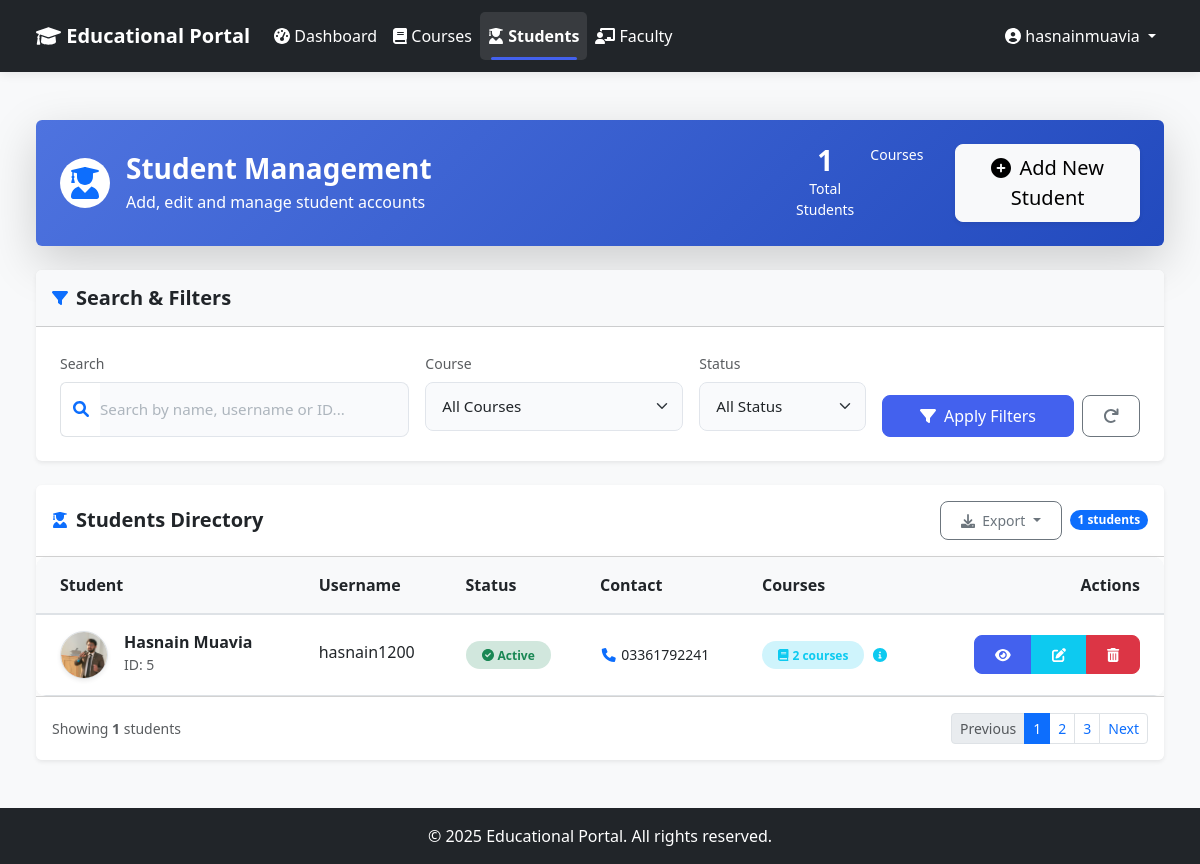
/admin-dashboard/students/ (signed in), run on an earlier commit of the app's database.
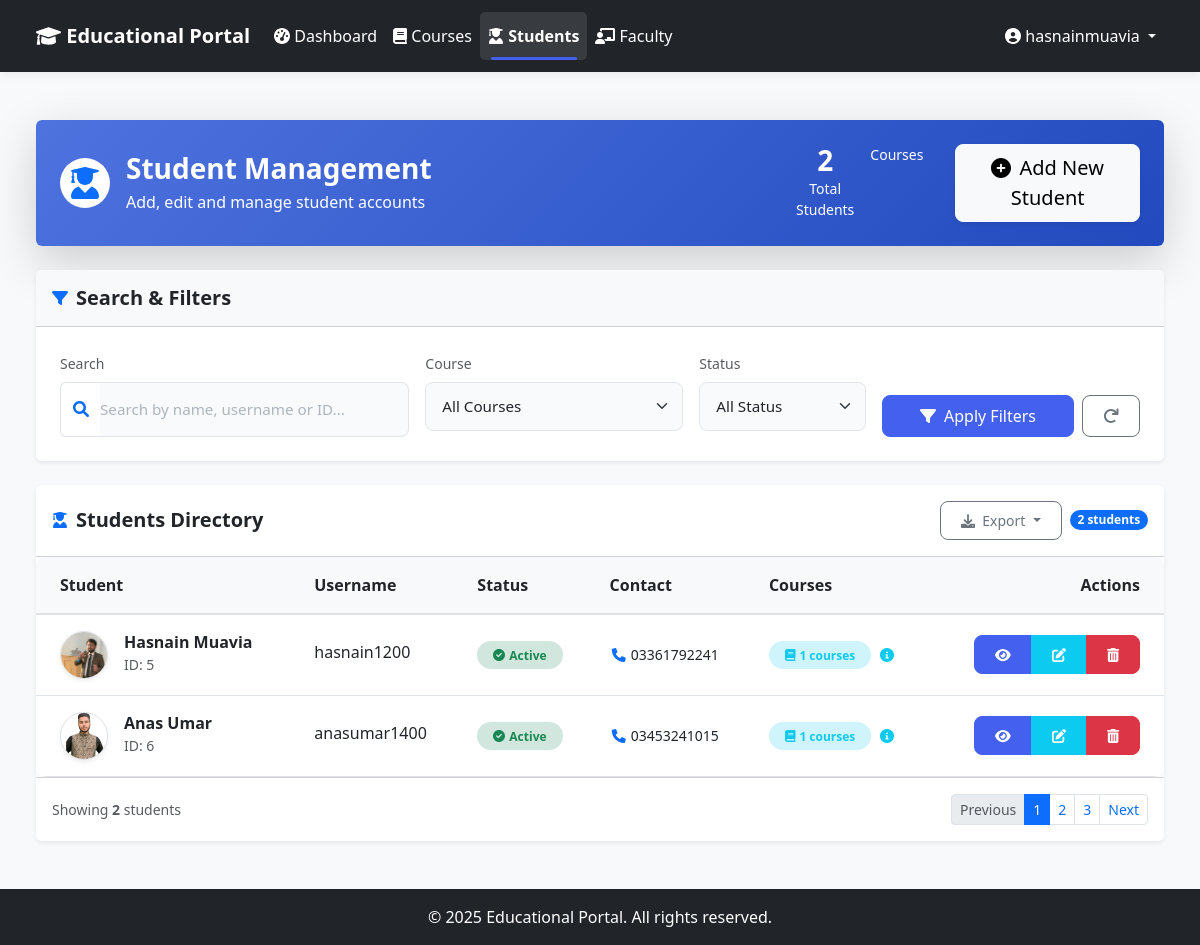
And on a later commit of the database.
### core/models.py (models this page shows, shortened)
class Student(models.Model):
    user = models.OneToOneField(User, on_delete=models.CASCADE, related_name='student_profile')
    profile_picture = models.ImageField(upload_to='students/', null=True, blank=True)
    phone_number = models.CharField(max_length=20, blank=True, null=True)
    courses = models.ManyToManyField(Course, related_name='students', blank=True)

class User(AbstractUser):
    role = models.CharField(
        max_length=10,
        choices=Role.choices,
        default=Role.STUDENT,
    )

### admin_dashboard/views.py (the view)
# urls.py: path('students/', views.manage_students, name='manage_students'),
@login_required
@user_passes_test(is_admin)
def manage_students(request):
    students = Student.objects.select_related('user').all()
    courses = Course.objects.all()
    return render(request, 'admin_dashboard/students.html', {'students': students, 'courses': courses})

### admin_dashboard/views.py (called while the page is built)
def is_admin(user):
    return user.is_authenticated and user.is_superuser

### core/models.py (called while the page is built)
    def __str__(self):
        return f"{self.code} - {self.name}"

### templates/admin_dashboard/students.html (shortened to what the changed rows need)
{% extends 'base.html' %}
{% block content %}
<div class="container-fluid py-4">
    <div class="row mb-4">
        <div class="col-12">
            <div class="card bg-gradient-primary shadow-lg border-0">
                <div class="card-body p-4">
                    <div class="row align-items-center">
                        <div class="col-lg-4 text-lg-end mt-3 mt-lg-0">
                            <div class="d-flex flex-column flex-lg-row gap-2 justify-content-lg-end">
                                <div class="quick-stats d-flex text-white me-4">
                                    <div class="text-center me-3">
                                        <h3 class="mb-0 fw-bold">{{ students|length }}</h3>
                                        <p class="mb-0 small">Total Students</p>
                                    </div>
                                </div>
                            </div>
                        </div>
                    </div>
                </div>
            </div>
        </div>
    </div>
    <div class="row">
        <div class="col-12">
            <div class="card shadow-sm border-0 overflow-hidden">
                <div class="card-header bg-white p-3 d-flex justify-content-between align-items-center">
                    <div class="d-flex align-items-center">
                        <div class="dropdown me-2">
                            <button class="btn btn-sm btn-outline-secondary dropdown-toggle" type="button" id="exportDropdown" data-bs-toggle="dropdown" aria-expanded="false">
                            </button>
                        </div>
                        <span class="badge bg-primary rounded-pill" id="studentCount">{{ students|length }} students</span>
                    </div>
                </div>
                <div class="card-body p-0">
                    <div class="table-responsive">
                        <table class="table table-hover align-middle mb-0" id="studentsTable">
                            <thead>
                                <tr class="bg-light">
                                    <th class="ps-4">Student</th>
                                    <th>Username</th>
                                    <th>Status</th>
                                    <th>Contact</th>
                                    <th>Courses</th>
                                    <th class="text-end pe-4">Actions</th>
                                </tr>
                            </thead>
                            <tbody>
                                {% for student in students %}
                                <tr data-student-id="{{ student.id }}" data-courses="{{ student.courses.all|join:',' }}">
                                    <td class="ps-4">
                                        <div class="d-flex align-items-center">
                                            <div class="flex-shrink-0">
                                                {% if student.profile_picture %}
                                                <img src="{{ student.profile_picture.url }}" class="avatar-img rounded-circle border shadow-sm" alt="{{ student.user.get_full_name }}" width="48" height="48" style="object-fit: cover;">
                                                {% else %}
                                                <div class="avatar-circle bg-gradient-primary text-white shadow-sm" style="width: 48px; height: 48px; font-size: 1.2rem;">
                                                    {{ student.user.first_name|first|upper }}{{ student.user.last_name|first|upper }}
                                                </div>
                                                {% endif %}
                                            </div>
                                            <div class="ms-3">
                                                <h6 class="mb-0 fw-bold">{{ student.user.get_full_name }}</h6>
                                                <small class="text-muted">ID: {{ student.id }}</small>
                                            </div>
                                        </div>
                                    </td>
                                    <td>
                                        <span class="text-truncate d-inline-block" style="max-width: 150px;">{{ student.user.username }}</span>
                                    </td>
                                    <td>
                                        {% if student.user.is_active %}
                                        <span class="badge bg-success-subtle text-success px-3 py-2 rounded-pill">
                                            <i class="fas fa-check-circle me-1"></i>Active
                                        </span>
                                        {% else %}
                                        <span class="badge bg-danger-subtle text-danger px-3 py-2 rounded-pill">
                                            <i class="fas fa-times-circle me-1"></i>Inactive
                                        </span>
                                        {% endif %}
                                    </td>
                                    <td>
                                        <div class="d-flex flex-column">
                                            {% if student.phone_number %}
                                            <small class="text-nowrap"><i class="fas fa-phone fa-fw text-primary"></i> {{ student.phone_number }}</small>
                                            {% else %}
                                            <small class="text-muted"><i class="fas fa-phone fa-fw"></i> Not provided</small>
                                            {% endif %}
                                        </div>
                                    </td>
                                    <td>
                                        {% if student.courses.count > 0 %}
                                        <div class="d-flex align-items-center">
                                            <span class="badge bg-info-subtle text-info px-3 py-2 rounded-pill">
                                                <i class="fas fa-book me-1"></i>{{ student.courses.count }} courses
                                            </span>
                                            <button class="btn btn-sm btn-link text-info ms-2 p-0" data-bs-toggle="tooltip" data-bs-placement="top" title="{% for course in student.courses.all %}{{ course.name }}{% if not forloop.last %}, {% endif %}{% endfor %}">
                                                <i class="fas fa-info-circle"></i>
                                            </button>
                                        </div>
                                        {% else %}
                                        <span class="badge bg-light text-muted px-3 py-2 rounded-pill">No courses</span>
                                        {% endif %}
                                    </td>
                                    <td class="text-end pe-4">
                                        <div class="btn-group">
                                            <a href="{% url 'student_details' student.id %}" class="btn btn-sm btn-primary" data-bs-toggle="tooltip" data-bs-placement="top" title="View Details">
                                                <i class="fas fa-eye"></i>
                                            </a>
                                            <button type="button" class="btn btn-sm btn-info text-white edit-btn" data-student-id="{{ student.id }}" data-bs-toggle="tooltip" data-bs-placement="top" title="Edit Student">
                                                <i class="fas fa-edit"></i>
                                            </button>
                                            <button type="button" class="btn btn-sm btn-danger delete-btn" data-student-id="{{ student.id }}" data-bs-toggle="tooltip" data-bs-placement="top" title="Delete Student">
                                                <i class="fas fa-trash-alt"></i>
                                            </button>
                                        </div>
                                    </td>
                                </tr>
                                {% endfor %}
                            </tbody>
                        </table>
                    </div>
                </div>
                <div class="card-footer bg-white p-3">
                    <div class="d-flex justify-content-between align-items-center">
                        <div class="text-muted small">
                            Showing <span class="fw-bold">{{ students|length }}</span> students
                        </div>
                    </div>
                </div>
            </div>
        </div>
    </div>
</div>
{% endblock %}

What changed in the data, as far as the page shows it:
computed for Student "Hasnain Muavia": courses.count "2" → "1"
added Student: profile_picture (picture), user.get_full_name "Anas Umar", id "6", user.username "anasumar1400", shows "Active", phone_number "03453241015", courses.count "1"
Also different on the page:
{{ students|length }}: "1" → "2"
